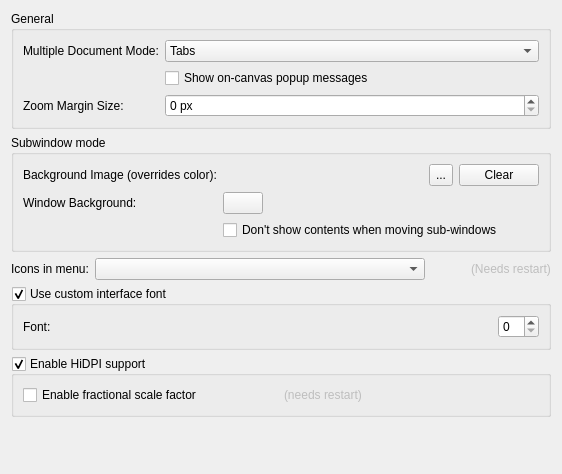
     <widget class="QWidget" name="Window">
      <attribute name="title">
       <string>Window</string>
      </attribute>
      <layout class="QFormLayout" name="formLayout">
       <property name="labelAlignment">
        <set>Qt::AlignLeading</set>
       </property>
       <item row="0" column="0" colspan="2">
        <widget class="QGroupBox" name="groupBox_3">
         <property name="title">
          <string>General</string>
         </property>
         <layout class="QFormLayout" name="formLayout_17">
          <item row="0" column="0">
           <widget class="QLabel" name="label_2">
            <property name="text">
             <string>Multiple Document Mode:</string>
            </property>
           </widget>
          </item>
          <item row="0" column="1">
           <widget class="QComboBox" name="m_cmbMDIType">
            <property name="currentIndex">
             <number>1</number>
            </property>
            <item>
             <property name="text">
              <string>Subwindows</string>
             </property>
            </item>
            <item>
             <property name="text">
              <string>Tabs</string>
             </property>
            </item>
           </widget>
          </item>
          <item row="1" column="1">
           <widget class="QCheckBox" name="m_chkCanvasMessages">
            <property name="text">
             <string>Show on-canvas popup messages</string>
            </property>
           </widget>
          </item>
          <item row="2" column="0">
           <widget class="QLabel" name="lblZoomMarginSize">
            <property name="text">
             <string>Zoom Margin Size:</string>
            </property>
            <property name="buddy">
             <cstring>intZoomMarginSize</cstring>
            </property>
           </widget>
          </item>
          <item row="2" column="1">
           <widget class="KisIntParseSpinBox" name="intZoomMarginSize">
            <property name="toolTip">
             <string>Spacing between the image and the page when zoomed to fit, in pixels</string>
            </property>
            <property name="suffix">
             <string> px</string>
            </property>
            <property name="maximum">
             <number>1024</number>
            </property>
            <property name="value">
             <number>0</number>
            </property>
           </widget>
          </item>
         </layout>
        </widget>
       </item>
       <item row="1" column="0" colspan="2">
        <widget class="QGroupBox" name="group_subWinMode">
         <property name="enabled">
          <bool>true</bool>
         </property>
         <property name="sizePolicy">
          <sizepolicy hsizetype="Preferred" vsizetype="Preferred">
           <horstretch>0</horstretch>
           <verstretch>0</verstretch>
          </sizepolicy>
         </property>
         <property name="title">
          <string>Subwindow mode</string>
         </property>
         <layout class="QFormLayout" name="formLayout_16">
          <item row="0" column="1">
           <widget class="QWidget" name="widget" native="true">
            <layout class="QHBoxLayout" name="horizontalLayout">
             <property name="leftMargin">
              <number>0</number>
             </property>
             <property name="topMargin">
              <number>0</number>
             </property>
             <property name="rightMargin">
              <number>0</number>
             </property>
             <property name="bottomMargin">
              <number>0</number>
             </property>
             <item>
              <widget class="QLabel" name="m_backgroundimage">
               <property name="sizePolicy">
                <sizepolicy hsizetype="MinimumExpanding" vsizetype="Preferred">
                 <horstretch>0</horstretch>
                 <verstretch>0</verstretch>
                </sizepolicy>
               </property>
               <property name="minimumSize">
                <size>
                 <width>200</width>
                 <height>0</height>
                </size>
               </property>
               <property name="frameShape">
                <enum>QFrame::NoFrame</enum>
               </property>
               <property name="text">
                <string/>
               </property>
              </widget>
             </item>
             <item>
              <widget class="QToolButton" name="m_bnFileName">
               <property name="sizePolicy">
                <sizepolicy hsizetype="Fixed" vsizetype="Minimum">
                 <horstretch>0</horstretch>
                 <verstretch>0</verstretch>
                </sizepolicy>
               </property>
               <property name="text">
                <string>...</string>
               </property>
              </widget>
             </item>
             <item>
              <widget class="QPushButton" name="clearBgImageButton">
               <property name="text">
                <string>Clear</string>
               </property>
              </widget>
             </item>
            </layout>
           </widget>
          </item>
          <item row="0" column="0">
           <widget class="QLabel" name="label_5">
            <property name="sizePolicy">
             <sizepolicy hsizetype="Preferred" vsizetype="Preferred">
              <horstretch>0</horstretch>
              <verstretch>0</verstretch>
             </sizepolicy>
            </property>
            <property name="text">
             <string>Background Image (overrides color):</string>
            </property>
           </widget>
          </item>
          <item row="1" column="0">
           <widget class="QLabel" name="label_4">
            <property name="text">
             <string>Window Background:</string>
            </property>
           </widget>
          </item>
          <item row="1" column="1">
           <widget class="KisColorButton" name="m_mdiColor">
            <property name="sizePolicy">
             <sizepolicy hsizetype="Fixed" vsizetype="Fixed">
              <horstretch>0</horstretch>
              <verstretch>0</verstretch>
             </sizepolicy>
            </property>
            <property name="text">
             <string/>
            </property>
           </widget>
          </item>
          <item row="2" column="1">
           <widget class="QCheckBox" name="m_chkRubberBand">
            <property name="sizePolicy">
             <sizepolicy hsizetype="Preferred" vsizetype="Fixed">
              <horstretch>0</horstretch>
              <verstretch>0</verstretch>
             </sizepolicy>
            </property>
            <property name="text">
             <string>Don't show contents when moving sub-windows</string>
            </property>
           </widget>
          </item>
         </layout>
        </widget>
       </item>
       <item row="2" column="0">
        <widget class="QLabel" name="label_23">
         <property name="text">
          <string>Icons in menu:</string>
         </property>
        </widget>
       </item>
       <item row="2" column="1">
        <widget class="QFrame" name="frame2">
         <layout class="QHBoxLayout" name="horizontalLayout_5">
          <property name="leftMargin">
           <number>0</number>
          </property>
          <property name="topMargin">
           <number>0</number>
          </property>
          <property name="rightMargin">
           <number>0</number>
          </property>
          <property name="bottomMargin">
           <number>0</number>
          </property>
          <item>
           <widget class="QComboBox" name="cmbIconsInMenu">
            <property name="sizePolicy">
             <sizepolicy hsizetype="MinimumExpanding" vsizetype="Fixed">
              <horstretch>0</horstretch>
              <verstretch>0</verstretch>
             </sizepolicy>
            </property>
           </widget>
          </item>
          <item>
           <spacer name="horizontalSpacer_6">
            <property name="orientation">
             <enum>Qt::Vertical</enum>
            </property>
            <property name="sizeType">
             <enum>QSizePolicy::Fixed</enum>
            </property>
            <property name="sizeHint" stdset="0">
             <size>
              <width>40</width>
              <height>0</height>
             </size>
            </property>
           </spacer>
          </item>
          <item>
           <widget class="QLabel" name="label_24">
            <property name="enabled">
             <bool>false</bool>
            </property>
            <property name="text">
             <string>(Needs restart)</string>
            </property>
           </widget>
          </item>
         </layout>
        </widget>
       </item>
       <item row="3" column="0" colspan="2">
        <widget class="QGroupBox" name="chkUseCustomFont">
         <property name="title">
          <string>Use custom interface font</string>
         </property>
         <property name="checkable">
          <bool>true</bool>
         </property>
         <layout class="QFormLayout" name="formLayout_2">
          <item row="0" column="0">
           <widget class="QLabel" name="label_3">
            <property name="text">
             <string>Font:</string>
            </property>
           </widget>
          </item>
          <item row="0" column="1">
           <widget class="QFrame" name="frame_7">
            <layout class="QHBoxLayout" name="horizontalLayout_6">
             <property name="leftMargin">
              <number>0</number>
             </property>
             <property name="topMargin">
              <number>0</number>
             </property>
             <property name="rightMargin">
              <number>0</number>
             </property>
             <property name="bottomMargin">
              <number>0</number>
             </property>
             <item>
              <widget class="KisFontComboBoxes" name="cmbCustomFont" native="true">
               <property name="sizePolicy">
                <sizepolicy hsizetype="MinimumExpanding" vsizetype="Preferred">
                 <horstretch>0</horstretch>
                 <verstretch>0</verstretch>
                </sizepolicy>
               </property>
              </widget>
             </item>
             <item>
              <widget class="QSpinBox" name="intFontSize"/>
             </item>
            </layout>
           </widget>
          </item>
         </layout>
        </widget>
       </item>
       <item row="4" column="0" colspan="2">
        <widget class="QGroupBox" name="m_chkHiDPI">
         <property name="title">
          <string>Enable HiDPI support</string>
         </property>
         <property name="checkable">
          <bool>true</bool>
         </property>
         <layout class="QVBoxLayout" name="verticalLayout_4">
          <item>
           <widget class="QWidget" name="m_wdgHiDPIFractionalScaling" native="true">
            <layout class="QHBoxLayout" name="horizontalLayout_8">
             <property name="leftMargin">
              <number>0</number>
             </property>
             <property name="topMargin">
              <number>0</number>
             </property>
             <property name="rightMargin">
              <number>0</number>
             </property>
             <property name="bottomMargin">
              <number>0</number>
             </property>
             <item>
              <widget class="QCheckBox" name="m_chkHiDPIFractionalScaling">
               <property name="text">
                <string>Enable fractional scale factor</string>
               </property>
              </widget>
             </item>
             <item>
              <spacer name="horizontalSpacer_4">
               <property name="orientation">
                <enum>Qt::Vertical</enum>
               </property>
               <property name="sizeHint" stdset="0">
                <size>
                 <width>0</width>
                 <height>0</height>
                </size>
               </property>
              </spacer>
             </item>
             <item>
              <widget class="QLabel" name="label_16">
               <property name="enabled">
                <bool>false</bool>
               </property>
               <property name="text">
                <string>(needs restart)</string>
               </property>
              </widget>
             </item>
            </layout>
           </widget>
          </item>
         </layout>
        </widget>
       </item>
       <item row="5" column="0" colspan="2">
        <spacer name="verticalSpacer_4">
         <property name="orientation">
          <enum>Qt::Vertical</enum>
         </property>
         <property name="sizeHint" stdset="0">
          <size>
           <width>20</width>
           <height>40</height>
          </size>
         </property>
        </spacer>
       </item>
      </layout>
     </widget>
